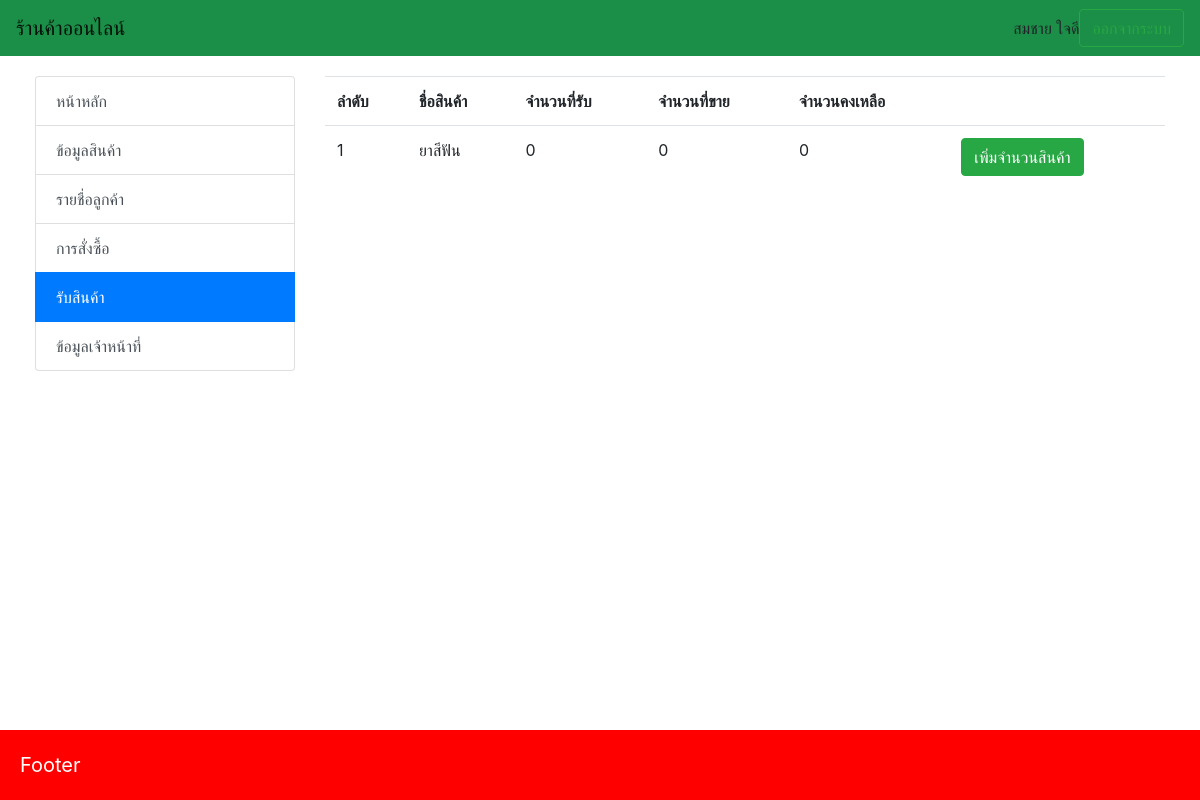
/?page=receive (signed in), run on an earlier commit of the app's database.
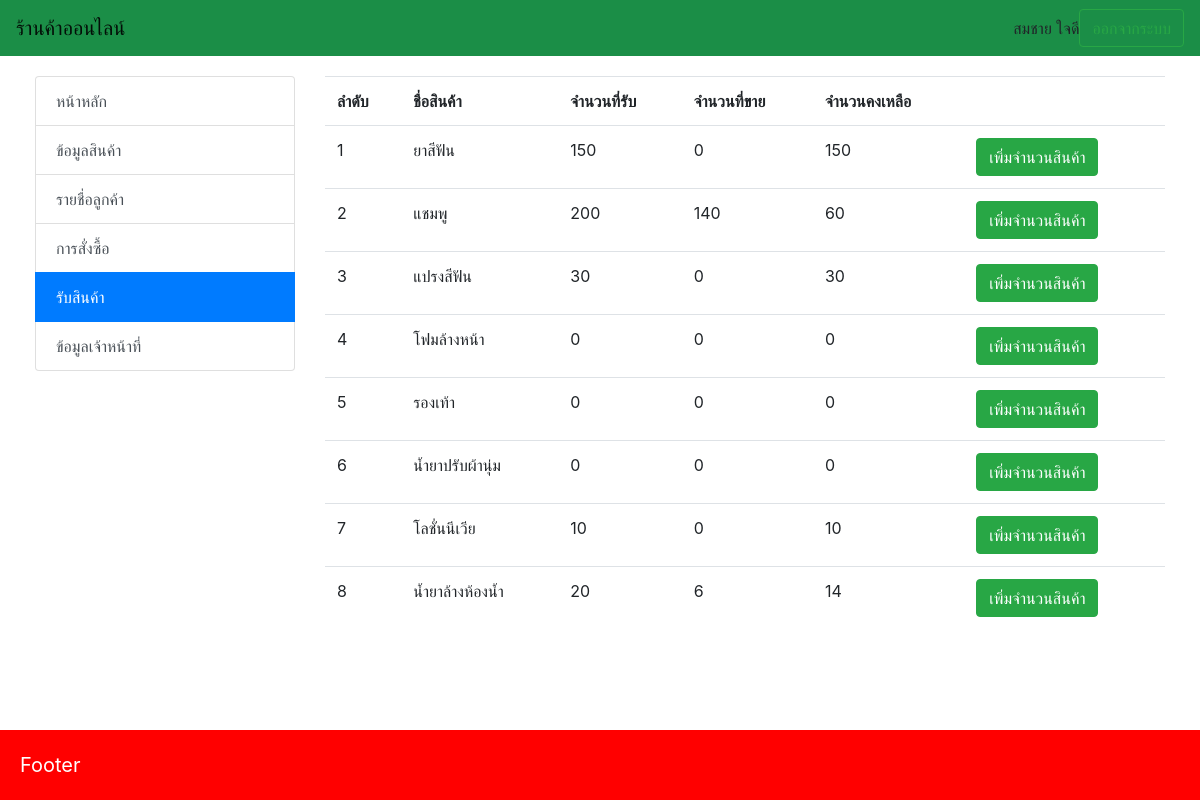
And on a later commit of the database.
### tables this page shows
CREATE TABLE `product` (
  `product_id` int(11) NOT NULL,
  `product_name` varchar(200) NOT NULL,
  `price` float NOT NULL,
  `img` varchar(100) NOT NULL
);

### pages/receive.php (the view, shortened to what this page needs)
<table class="table">
    <tr>
        <th>ลำดับ</th>
        <th>ชื่อสินค้า</th>
        <th>จำนวนที่รับ</th>
        <th>จำนวนที่ขาย</th>
        <th>จำนวนคงเหลือ</th>
        <th></th>
    </tr>
    <?php
        $sql = "
            SELECT
                *,
                (
                    SELECT IFNULL(SUM(receive.amount_receive),0) FROM receive WHERE receive.product_id=product.product_id
                ) as receive,
                (
                    SELECT IFNULL(SUM(sale.amount_sale),0) FROM sale WHERE sale.product_id=product.product_id
                ) as sale
            FROM product
        ";
        $result = $conn->query($sql);
        $order = 1;
        while($row = $result->fetch_assoc()) {
            echo '
                <tr>
                    <td>'.$order.'</td>
                    <td>'.$row["product_name"].'</td>
                    <td>'.$row["receive"].'</td>
                    <td>'.$row["sale"].'</td>
                    <td>'.($row["receive"]-$row["sale"]).'</td>
                    <td>
                        <a href="./?page=receive-add&product_id='.$row["product_id"].'" class="btn btn-success">เพิ่มจำนวนสินค้า</a>
                    </td>
                </tr>
            ';
            $order++;
        }
    ?>
</table>

What changed in the data, as far as the page shows it:
computed for product "ยาสีฟัน": receive "0" → "150"; sale "0" → "150"
added product: product_name "แชมพู", receive "200", sale "140", sale "60"
added product: product_name "แปรงสีฟัน", receive "30", sale "0", sale "30"
added product: product_name "โฟมล้างหน้า", receive "0", sale "0"
added product: product_name "รองเท้า", receive "0", sale "0"
added product: product_name "น้ำยาปรับผ้านุ่ม", receive "0", sale "0"
added product: product_name "โลชั่นนีเวีย", receive "10", sale "0", sale "10"
added product: product_name "น้ำยาล้างห้องน้ำ", receive "20", sale "6", sale "14"
